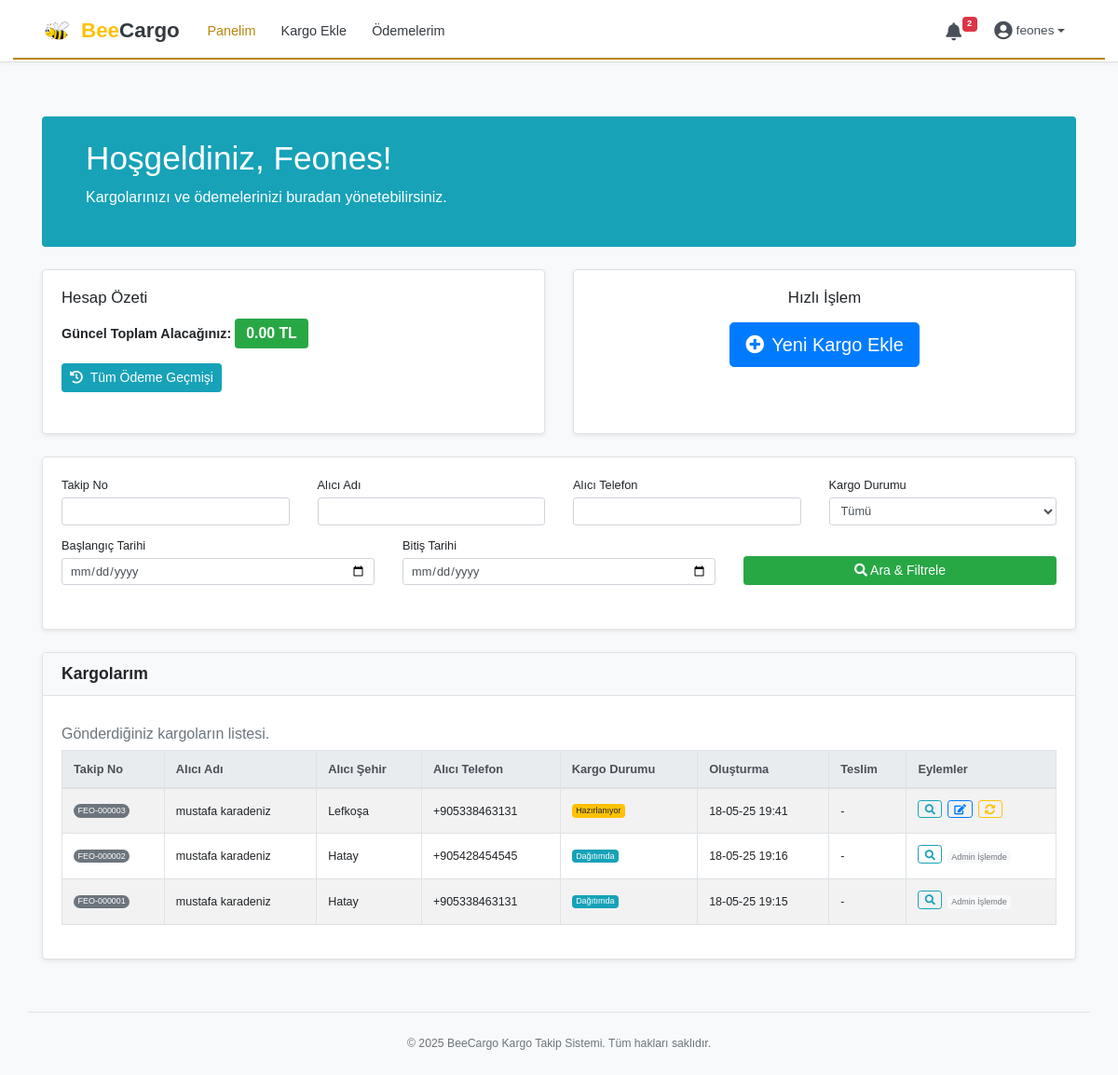
/business/dashboard (signed in), run on the app's committed database.
### app/models.py (models this page shows, shortened)
class Kargolar(db.Model):
    __tablename__ = 'kargolar'
    id = db.Column(db.Integer, primary_key=True)
    isletme_id = db.Column(db.Integer, db.ForeignKey('isletmeler.id'), nullable=False)
    takip_numarasi = db.Column(db.String(50), unique=True, nullable=False)
    alici_adi_soyadi = db.Column(db.String(150), nullable=False)
    alici_telefon = db.Column(db.String(20), nullable=False) # Bu zaten zorunlu
    alici_email = db.Column(db.String(120), nullable=True)
    alici_adres = db.Column(db.Text, nullable=False)
    alici_sehir = db.Column(db.String(100), nullable=False) # KKTC için bu "İlçe" olacak
    alici_ilce = db.Column(db.String(100), nullable=True)  # KKTC için bu "Köy/Mahalle" olacak
    urun_bedeli_alici_tahsil = db.Column(db.Numeric(10, 2), nullable=False, default=0.00)
    kargo_ucreti_isletme_borcu = db.Column(db.Numeric(10, 2), nullable=False, default=0.00)
    kargo_ucreti_alici_tahsil = db.Column(db.Numeric(10, 2), default=0.00)
    toplam_tahsil_edilecek_alici = db.Column(db.Numeric(10, 2), default=0.00)
    isletmeye_aktarilacak_tutar = db.Column(db.Numeric(10, 2), default=0.00)
    odeme_yontemi_teslimde = db.Column(db.String(50), nullable=True)
    odeme_durumu_alici = db.Column(db.String(50), nullable=False, default="Alıcıdan Ödeme Bekleniyor")
    kargo_durumu = db.Column(db.Enum(KargoDurumEnum),
                             nullable=False,
                             default=KargoDurumEnum.HAZIRLANIYOR)
    ozel_not = db.Column(db.Text, nullable=True)
    planlanan_teslim_tarihi = db.Column(db.Date, nullable=True)
    teslim_tarihi = db.Column(db.DateTime, nullable=True)
    pdf_yolu = db.Column(db.String(255), nullable=True)
    isletmeye_aktarildi_mi = db.Column(db.Boolean, default=False)
    olusturulma_tarihi = db.Column(db.DateTime, default=datetime.now)
    guncellenme_tarihi = db.Column(db.DateTime, default=datetime.now, onupdate=datetime.now)
    kurye_id = db.Column(db.Integer, db.ForeignKey('kuryeler.id'), nullable=True)
    alici_gecici_enlem = db.Column(db.Float, nullable=True)
    alici_gecici_boylam = db.Column(db.Float, nullable=True)
    alici_gecici_konum_zamani = db.Column(db.DateTime, nullable=True)
    odeme_iliskileri = db.relationship('OdemeKargoIliskileri', backref='kargo', lazy='dynamic')

### app/routes_business.py (the view)
@bp_business.route('/dashboard')
def dashboard():
    if 'isletme_id' not in session:
        flash('Bu sayfayı görüntülemek için işletme olarak giriş yapmalısınız.', 'error')
        return redirect(url_for('bp_business.login'))
    isletme_id_session = session['isletme_id']
    isletme_verileri = {}
    query = Kargolar.query.filter_by(isletme_id=isletme_id_session)
    takip_no_search = request.args.get('takip_no', '').strip()
    alici_adi_search = request.args.get('alici_adi', '').strip()
    alici_telefon_search = request.args.get('alici_telefon', '').strip()
    kargo_durumu_filter_str = request.args.get('kargo_durumu', '')
    baslangic_tarihi_str = request.args.get('baslangic_tarihi', '')
    bitis_tarihi_str = request.args.get('bitis_tarihi', '')
    if takip_no_search:
        query = query.filter(Kargolar.takip_numarasi.ilike(f"%{takip_no_search}%"))
    if alici_adi_search:
        query = query.filter(Kargolar.alici_adi_soyadi.ilike(f"%{alici_adi_search}%"))
    if alici_telefon_search:
        normalized_search_phone_for_filter = normalize_to_e164_tr(alici_telefon_search)
        if normalized_search_phone_for_filter:
            query = query.filter(Kargolar.alici_telefon == normalized_search_phone_for_filter)
    if kargo_durumu_filter_str:
        try:
            kargo_durumu_enum_val = KargoDurumEnum(kargo_durumu_filter_str)
            query = query.filter(Kargolar.kargo_durumu == kargo_durumu_enum_val)
        except ValueError:
            flash(f"Geçersiz kargo durumu filtresi: {kargo_durumu_filter_str}", "warning")
    if baslangic_tarihi_str:
        try:
            baslangic_tarihi = datetime.strptime(baslangic_tarihi_str, '%Y-%m-%d').date()
            query = query.filter(Kargolar.olusturulma_tarihi >= datetime.combine(baslangic_tarihi, datetime.min.time()))
        except ValueError:
            flash('Geçersiz başlangıç tarihi formatı.', 'warning')
    if bitis_tarihi_str:
        try:
            bitis_tarihi = datetime.strptime(bitis_tarihi_str, '%Y-%m-%d').date()
            query = query.filter(Kargolar.olusturulma_tarihi <= datetime.combine(bitis_tarihi, datetime.max.time()))
        except ValueError:
            flash('Geçersiz bitiş tarihi formatı.', 'warning')
    try:
        isletmenin_kargolari = query.order_by(Kargolar.olusturulma_tarihi.desc()).all()
        isletme_verileri['kargolar'] = isletmenin_kargolari
    except Exception as e:
        flash(f"Kargolar listelenirken bir hata oluştu: {str(e)}", "error")
        current_app.logger.error(f"İşletme dashboard kargo listeleme hatası: {e}", exc_info=True)
        isletme_verileri['kargolar'] = []
    try:
        net_alacak_kapida_nakit = db.session.query(
            func.sum(Kargolar.isletmeye_aktarilacak_tutar - Kargolar.kargo_ucreti_isletme_borcu)
        ).filter(
            Kargolar.isletme_id == isletme_id_session,
            Kargolar.isletmeye_aktarildi_mi == False,
            Kargolar.kargo_durumu == KargoDurumEnum.TESLIM_EDILDI,
            Kargolar.odeme_yontemi_teslimde == "Kapıda Nakit"
        ).scalar() or Decimal('0.00')
        borc_diger_yontemler_hizmet_bedeli = db.session.query(
            func.sum(Kargolar.kargo_ucreti_isletme_borcu)
        ).filter(
            Kargolar.isletme_id == isletme_id_session,
            Kargolar.isletmeye_aktarildi_mi == False,
            Kargolar.kargo_durumu == KargoDurumEnum.TESLIM_EDILDI,
            Kargolar.odeme_yontemi_teslimde.in_(["Online / Havale", "Kapıda Kredi Kartı"])
        ).scalar() or Decimal('0.00')
        isletme_verileri['toplam_alacak'] = net_alacak_kapida_nakit - borc_diger_yontemler_hizmet_bedeli
        son_odemeler = IsletmeOdemeleri.query.filter_by(isletme_id=isletme_id_session).order_by(IsletmeOdemeleri.odeme_tarihi.desc()).limit(5).all()
        isletme_verileri['son_odemeler'] = son_odemeler
    except Exception as e:
        flash(f"Panel finansal verileri getirilirken bir hata oluştu: {str(e)}", "error")
        current_app.logger.error(f"İşletme dashboard finansal veri hatası: {e}", exc_info=True)
        if 'toplam_alacak' not in isletme_verileri: isletme_verileri['toplam_alacak'] = Decimal('0.00')
        if 'son_odemeler' not in isletme_verileri: isletme_verileri['son_odemeler'] = []
    return render_template('business_dashboard.html', KargoDurumEnum=KargoDurumEnum, **isletme_verileri)

### app/templates/business_dashboard.html (shortened to what this page needs)
﻿{% extends "base.html" %}
{% block body_class %}business-dashboard-page{% endblock %}
{% block content %}
<div class="jumbotron jumbotron-fluid text-white rounded mt-md-0 mt-lg-0 pt-lg-4 pb-lg-4 pt-md-4 pb-md-4 pt-3 pb-3 mb-4" style="background-color: #17a2b8;">
    <div class="container">
        <h1 class="display-5">Hoşgeldiniz, {{ session.get('isletme_adi', 'İşletme Yetkilisi') }}!</h1>
        <p class="lead">Kargolarınızı ve ödemelerinizi buradan yönetebilirsiniz.</p>
    </div>
</div>
<div class="row mb-4">
    <div class="col-md-6 mb-3 mb-md-0">
        <div class="card shadow-sm h-100">
            <div class="card-body">
                <h2 class="card-title h4">Hesap Özeti</h2>
                <p class="card-text">
                    <strong>Güncel Toplam Alacağınız:</strong>
                    <span class="badge badge-success" style="font-size: 1.1em;">{{ "%.2f"|format(toplam_alacak if toplam_alacak is not none else 0) }} TL</span>
                </p>
                <a href="{{ url_for('bp_business.payments') }}" class="btn btn-info btn-sm">
                    <i class="fas fa-history mr-1"></i> Tüm Ödeme Geçmişi
                </a>
            </div>
        </div>
    </div>
    <div class="col-md-6">
        <div class="card shadow-sm h-100">
            <div class="card-body text-center">
                <h2 class="card-title h4 mb-3">Hızlı İşlem</h2>
                <a href="{{ url_for('bp_business.add_shipment') }}" class="btn btn-lg btn-primary">
                    <i class="fas fa-plus-circle mr-2"></i>Yeni Kargo Ekle
                </a>
            </div>
        </div>
    </div>
</div>
<div class="card shadow-sm mb-4">
    <div class="card-body">
        <form method="GET" action="{{ url_for('bp_business.dashboard') }}">
            <div class="row">
                <div class="col-md-3">
                    <div class="form-group">
                        <label for="takip_no_biz">Takip No</label>
                        <input type="text" id="takip_no_biz" name="takip_no" class="form-control form-control-sm" value="{{ request.args.get('takip_no', '') }}">
                    </div>
                </div>
                <div class="col-md-3">
                    <div class="form-group">
                        <label for="alici_adi_biz">Alıcı Adı</label>
                        <input type="text" id="alici_adi_biz" name="alici_adi" class="form-control form-control-sm" value="{{ request.args.get('alici_adi', '') }}">
                    </div>
                </div>
                <div class="col-md-3">
                    <div class="form-group">
                        <label for="alici_telefon_biz">Alıcı Telefon</label>
                        <input type="text" id="alici_telefon_biz" name="alici_telefon" class="form-control form-control-sm" value="{{ request.args.get('alici_telefon', '') }}">
                    </div>
                </div>
                <div class="col-md-3">
                    <div class="form-group">
                        <label for="kargo_durumu_biz">Kargo Durumu</label>
                        <select id="kargo_durumu_biz" name="kargo_durumu" class="form-control form-control-sm">
                            <option value="" {% if not request.args.get('kargo_durumu') %}selected{% endif %}>Tümü</option>
                        </select>
                    </div>
                </div>
            </div>
            <div class="row">
                <div class="col-md-4">
                    <div class="form-group">
                        <label for="baslangic_tarihi_biz">Başlangıç Tarihi</label>
                        <input type="date" id="baslangic_tarihi_biz" name="baslangic_tarihi" class="form-control form-control-sm" value="{{ request.args.get('baslangic_tarihi', '') }}">
                    </div>
                </div>
                <div class="col-md-4">
                    <div class="form-group">
                        <label for="bitis_tarihi_biz">Bitiş Tarihi</label>
                        <input type="date" id="bitis_tarihi_biz" name="bitis_tarihi" class="form-control form-control-sm" value="{{ request.args.get('bitis_tarihi', '') }}">
                    </div>
                </div>
                <div class="col-md-4 d-flex align-items-end">
                    <div class="form-group w-100">
                        <button type="submit" class="btn btn-success btn-sm btn-block">
                            <i class="fas fa-search"></i> Ara & Filtrele
                        </button>
                    </div>
                </div>
            </div>
        </form>
    </div>
</div>
<div class="card shadow-sm">
    <div class="card-header bg-light d-flex justify-content-between align-items-center">
        <h2 class="mb-0 h5">Kargolarım</h2>
    </div>
    <div class="card-body">
        {% if kargolar %}
        <div class="table-responsive">
            <table class="table table-striped table-hover table-bordered">
                <caption style="caption-side: top; padding-bottom: .5rem; color: #6c757d;">
                    Gönderdiğiniz kargoların listesi.
                </caption>
                <thead class="thead-light">
                    <tr>
                        <th>Takip No</th>
                        <th>Alıcı Adı</th>
                        <th>Alıcı Şehir</th>
                        <th>Alıcı Telefon</th>
                        <th>Kargo Durumu</th>
                        <th>Oluşturma</th>
                        <th>Teslim</th>
                        <th>Eylemler</th>
                    </tr>
                </thead>
                <tbody>
                    {% for kargo in kargolar %}
                    <tr>
                        <td><span class="badge badge-pill badge-secondary">{{ kargo.takip_numarasi }}</span></td>
                        <td>{{ kargo.alici_adi_soyadi }}</td>
                        <td>{{ kargo.alici_sehir }}</td>
                        <td>{{ kargo.alici_telefon }}</td>
                        <td><span class="badge {% if kargo.kargo_durumu == KargoDurumEnum.TESLIM_EDILDI %}badge-success{% elif kargo.kargo_durumu == KargoDurumEnum.HAZIRLANIYOR or kargo.kargo_durumu == KargoDurumEnum.PAKETLENDI %}badge-warning{% elif kargo.kargo_durumu.name.startswith('IPTAL') or kargo.kargo_durumu.name.startswith('IADE') %}badge-danger{% else %}badge-info{% endif %}">{{ kargo.kargo_durumu.value }}</span></td>
                        <td>{{ kargo.olusturulma_tarihi.strftime('%d-%m-%y %H:%M') }}</td>
                        <td>
                            {% if kargo.teslim_tarihi %}
                            {{ kargo.teslim_tarihi.strftime('%d-%m-%y %H:%M') }}
                            {% else %}
                            -
                            {% endif %}
                        </td>
                        <td>
                            <a href="{{ url_for('bp_business.shipment_details', kargo_id=kargo.id) }}" class="btn btn-sm btn-outline-info mb-1" title="Detaylar">
                                <i class="fas fa-search"></i>
                            </a>
                            {% if not kargo.isletmeye_aktarildi_mi %}
                            {% set admin_processed_statuses = [
                            KargoDurumEnum.KARGO_ALINDI_MERKEZDE, KargoDurumEnum.DAGITIMDA,
                            KargoDurumEnum.TESLIM_EDILDI, KargoDurumEnum.TESLIM_EDILEMEDI_ALICI_ULASILAMADI,
                            KargoDurumEnum.TESLIM_EDILEMEDI_ADRES_HATALI, KargoDurumEnum.IADE_SURECINDE,
                            KargoDurumEnum.IADE_EDILDI_ISLETMEYE, KargoDurumEnum.IPTAL_EDILDI_ADMIN
                            ] %}
                            {% if kargo.kargo_durumu not in admin_processed_statuses %}
                            {% set isletme_editable_statuses = [
                            KargoDurumEnum.HAZIRLANIYOR,
                            KargoDurumEnum.PAKETLENDI,
                            KargoDurumEnum.KURYE_TESLIM_HAZIR
                            ] %}
                            {% if kargo.kargo_durumu in isletme_editable_statuses %}
                            <a href="{{ url_for('bp_business.edit_shipment', kargo_id=kargo.id) }}" class="btn btn-sm btn-outline-primary mb-1" title="Düzenle">
                                <i class="fas fa-edit"></i>
                            </a>
                            {% endif %}
                            <a href="{{ url_for('bp_business.update_shipment_status', kargo_id=kargo.id) }}" class="btn btn-sm btn-outline-warning mb-1" title="Durumu Güncelle">
                                <i class="fas fa-sync-alt"></i>
                            </a>
                            {% else %}
                            <span class="badge badge-light text-muted">Admin İşlemde</span>
                            {% endif %}
                            {% else %}
                            <span class="badge badge-light text-muted">Ödemesi Yapıldı</span>
                            {% endif %}
                        </td>
                    </tr>
                    {% endfor %}
                </tbody>
            </table>
        </div>
        {% endif %}
    </div>
</div>
{% endblock %}
{% block head_extra %}
<link rel="stylesheet" href="https://cdnjs.cloudflare.com/ajax/libs/font-awesome/5.15.3/css/all.min.css">
{% endblock %}

### data on the page
Kargolar: takip_numarasi "FEO-000003", alici_adi_soyadi "mustafa karadeniz", alici_sehir "Lefkoşa", alici_telefon "+905338463131", kargo_durumu.value "Hazırlanıyor", olusturulma_tarihi "18-05-25 19:41"
Kargolar: takip_numarasi "FEO-000002", alici_adi_soyadi "mustafa karadeniz", alici_sehir "Hatay", alici_telefon "+905428454545", kargo_durumu.value "Dağıtımda", olusturulma_tarihi "18-05-25 19:16", isletmeye_aktarildi_mi "Admin İşlemde"
Kargolar: takip_numarasi "FEO-000001", alici_adi_soyadi "mustafa karadeniz", alici_sehir "Hatay", alici_telefon "+905338463131", kargo_durumu.value "Dağıtımda", olusturulma_tarihi "18-05-25 19:15", isletmeye_aktarildi_mi "Admin İşlemde"

### other printed values
{{ unread_notification_count }} "2"
{{ session.get('isletme_kullanici_adi', 'İşletme') }} "feones"
{{ session.get('isletme_adi', 'İşletme Yetkilisi') }} "Feones"
{{ "%.2f"|format(toplam_alacak if toplam_alacak is not none else 0) }} "0.00"
